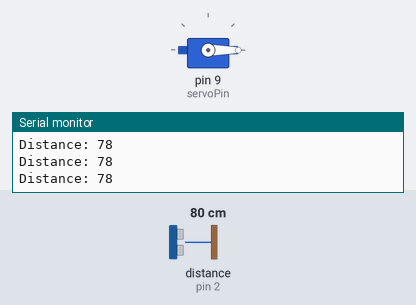
Recording of a sketch running on a simulated Arduino Uno, built with avr-gcc and run on an emulated ATmega328P. On the bench: servo, the last lines printed to the serial monitor. Wiring (inferred from the names in the program): ultrasonic range finder: trigger pin 3; echo pin 2. Inputs (shaded band) come from the test bench; at power-on: distance to the obstacle (sensor on pin 2) 80 cm. The echo pulse lasts 58.3 µs per cm.

Above: at 1.2 s.
1.3 s: distance to the obstacle (sensor on pin 2) set to 33 cm
3.2 s: distance to the obstacle (sensor on pin 2) set to 27 cm
At 4.1 s:
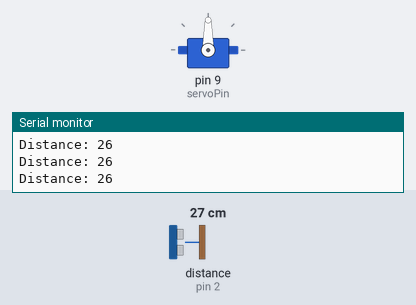
Timing chart, 0 to 9.7 s (numbered marks = the images above; inputs shaded):
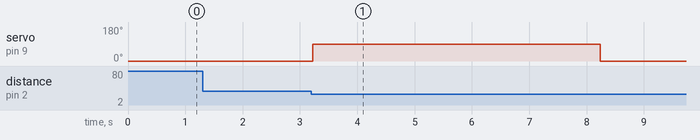

The sketch:

Motion-Activated-Lighting-System.ino
```cpp
#include <Servo.h>

int trigPin = 3;
int echoPin = 2;
int servoPin = 9;

int distanceThreshold = 30; // in cm
unsigned long cooldownTime = 2000; // 2 second "stall" to ensure no continous inputs
long autoOffTime = 5000;   // auto-off after 5 seconds

Servo switchServo;

bool lightIsOn = false;
bool objectPreviouslyDetected = false;
unsigned long lastToggleTime = 0;
unsigned long lightOnStartTime = 0;

void setup() {
  pinMode(trigPin, OUTPUT);
  pinMode(echoPin, INPUT);
  switchServo.attach(servoPin);
  switchServo.write(0);  // Start OFF
  Serial.begin(9600);
}

void loop() {
  long duration, distance;

  // Send pulse
  digitalWrite(trigPin, LOW);
  delayMicroseconds(2);
  digitalWrite(trigPin, HIGH);
  delayMicroseconds(10);
  digitalWrite(trigPin, LOW);

  // Read input
  duration = pulseIn(echoPin, HIGH);
  distance = duration * 0.034 / 2;

  Serial.print("Distance: ");
  Serial.println(distance);

  // Motion detected
  if (distance > 0 && distance < distanceThreshold) {
    if (!objectPreviouslyDetected && millis() - lastToggleTime > cooldownTime) {
      toggleSwitch();
      lastToggleTime = millis();
      objectPreviouslyDetected = true;

      // If just turned ON, record time
      if (lightIsOn) {
        lightOnStartTime = millis();
      }
    }
  } else {
    objectPreviouslyDetected = false;
  }

  // Auto turn OFF after timeout
  if (lightIsOn && (millis() - lightOnStartTime >= autoOffTime)) {
    Serial.println("Auto turn OFF after 5 seconds.");
    switchServo.write(0);
    lightIsOn = false;
  }

  delay(100);
}

void toggleSwitch() {
  if (!lightIsOn) {
    Serial.println("Switching ON.");
    switchServo.write(90);  // ON position
    lightIsOn = true;
    lightOnStartTime = millis(); // Start timer
  } else {
    Serial.println("Switching OFF.");
    switchServo.write(0);   // OFF position
    lightIsOn = false;
  }
}
```

Measured:
- the behaviour switches between 31 and 30 cm on distance to the obstacle (sensor on pin 2) (found by bisection; images 0 and 1)
- after the input at 3.2 s, servo on pin 9 (servoPin): 0° → 90° at once, → 0° 5.0 s later
